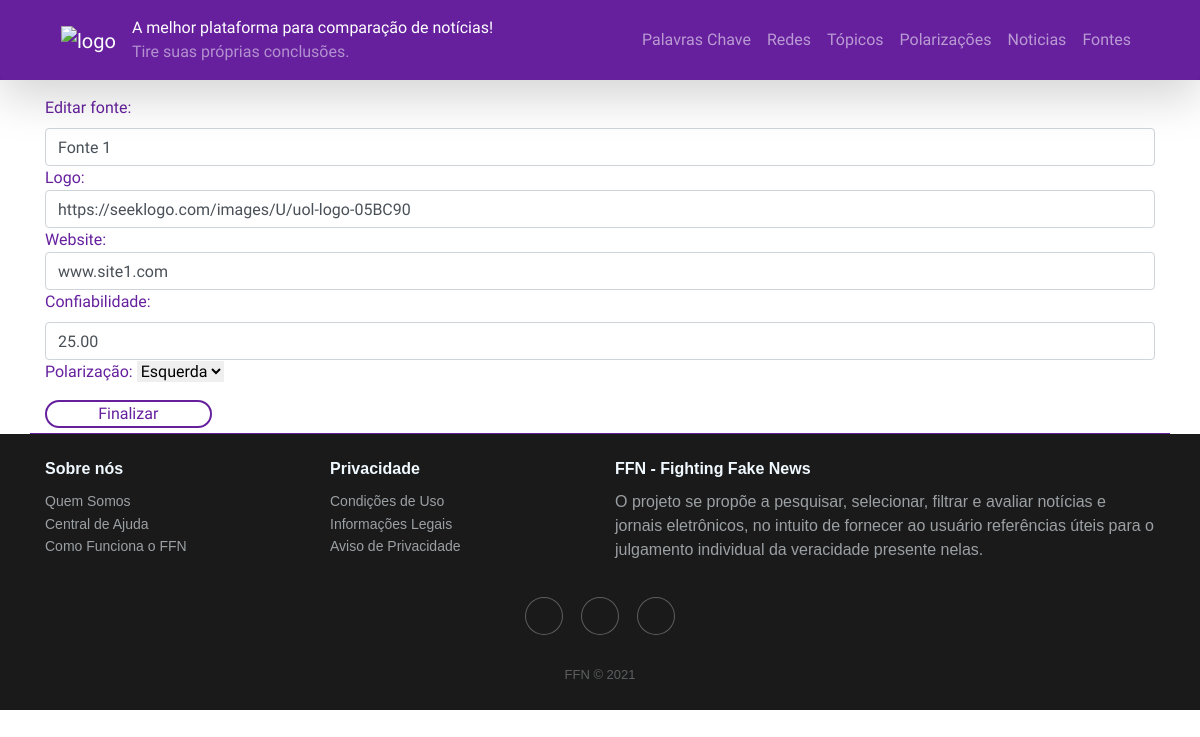
The page /CRUD/editar_fonte.php?codigo=1 on the database its author committed.
### tables this page shows
create table tb_fontes(
	fon_codigo int auto_increment,
    fon_nome varchar(45) not null,
    fon_logo varchar(45),
    fon_confiabilidade decimal(4,2) not null,
    fon_website varchar(300),
    fon_pol_codigo int not null,
    constraint pk_fontes primary key(fon_codigo),
    constraint fk_pol_fon foreign key(fon_pol_codigo) references tb_polarizacoes(pol_codigo)
);

create table tb_polarizacoes(
	pol_codigo int auto_increment,
    pol_polarizacao varchar(45) not null,
    constraint pk_polarizacoes primary key(pol_codigo)
);

### CRUD/editar_fonte.php (the view, shortened to what this page needs)
<?php
include("../config.php");
$codigo = $_GET['codigo'];
$consulta2 = $conexao->query("select * from tb_fontes where fon_codigo = $codigo");
$resultado2 = $consulta2->fetch_assoc();
$consulta3 = $conexao->query("select * from tb_polarizacoes");
?>
<!DOCTYPE html>
<html lang="pt-br">
  <head>
    <link
      rel="stylesheet"
      href="https://maxcdn.bootstrapcdn.com/bootstrap/4.0.0/css/bootstrap.min.css"
    />
    <link
      rel="stylesheet"
      href="https://cdnjs.cloudflare.com/ajax/libs/twitter-bootstrap/4.1.3/css/bootstrap.min.css"
    />
    <link
      rel="stylesheet"
      href="https://cdnjs.cloudflare.com/ajax/libs/ionicons/2.0.1/css/ionicons.min.css"
    />
    <link rel="stylesheet" href="../ffn-style.css" />
  </head>
  <body id="body-search-result">
    <header class= "sticky-top">
      <div class="shadow-lg rounded">
        <div class="container">
          <nav class="navbar navbar-expand-md navbar-dark">
          <a class="navbar-brand" href="../index.php">
              <img
                src="https://i.imgur.com/ZB9JOd9.png"
                alt="logo"
                width="125px"
                class="image-fluid"
              />
            </a>
            <div style="font-family: 'Libre Franklin', sans-serif;" class="navbar-slotext">
              <span class="navbar-text pb-0" style="color:white; font-weight: 460;"
                >A melhor plataforma para comparação&nbsp;de notícias!
              </span>
              <br>
              <span class="navbar-text pt-0" id="subslogan"
                >Tire suas próprias conclusões.
              </span>
            </div>
            <div class="collapse navbar-collapse" id="head-div">
              <div class="navbar-nav ml-auto">
                <a class="nav-item nav-link" href="lcpalavra.php">
                  Palavras Chave</a>
                <a class="nav-item nav-link" href="lcredes.php">
                  Redes
                </a>
                <a class="nav-item nav-link" href="lctemas.php">
                  Tópicos</a>
                <a class="nav-item nav-link" href="lcpolarizacao.php">
                  Polarizações</a>
                <a class="nav-item nav-link" href="listanoticias.php">
                  Noticias</a>
                <a class="nav-item nav-link" href="listafontes.php">
                  Fontes</a>
              </div>
            </div>
          </nav>
        </div>
      </div>
    </header>
    <div class="container mt-3" id="area-pesquisa"
      style="color: #66209e; border-bottom: 1px solid #66209e">
      <form class="form" action="?codigo=<?php echo $resultado2['fon_codigo'] ?>" method="POST" id="form-search">
        <div class="form-group">
          <label for="search">Editar fonte:</label>
          <input
          type="text"
          class="form-control"
          value="<?php echo $resultado2['fon_nome'] ?>"
          name="nome"
          required
          id="pesquisa"
          style="font-family: Libre Franklin;"/>
          Logo: <input type="text" name="logo" required value="<?php echo $resultado2['fon_logo'] ?>" id="pesquisa" class="form-control">
          Website: <input type="text" name="website" required value="<?php echo $resultado2['fon_website'] ?>" id="pesquisa" class="form-control">
          <label>Confiabilidade:</label>
          <input type="number" name="confiabilidade" required value="<?php echo $resultado2['fon_confiabilidade'] ?>" id="pesquisa" class="form-control">
          Polarização:
          <select name="polarizacao">
		        <?php while($resultado3 = $consulta3->fetch_assoc()){ ?>
			        <option value="<?php echo $resultado3['pol_codigo']?>"<?php if($resultado2['fon_pol_codigo'] == $resultado3['pol_codigo']) { echo "selected";} ?>><?php echo $resultado3['pol_polarizacao']?></option>
		        <?php } ?>
		  </select>
        </div>
          <div class="form-group" style="margin-bottom: 5px;">
            <input type="submit" value="Finalizar" id="enviar2" />
          </div>
        </div>
    <div class="footer-dark">
      <footer>
        <div class="container" style="font-family: sans-serif;">
          <div class="row">
            <div class="col-sm-6 col-md-3 item">
              <h3>Sobre nós</h3>
              <ul>
                <li><a href="#">Quem Somos</a></li>
                <li><a href="#">Central de Ajuda</a></li>
                <li><a href="#">Como Funciona o FFN</a></li>
              </ul>
            </div>
            <div class="col-sm-6 col-md-3 item">
              <h3>Privacidade</h3>
              <ul>
                <li><a href="#">Condições de Uso</a></li>
                <li><a href="#">Informações Legais</a></li>
                <li><a href="#">Aviso de Privacidade</a></li>
              </ul>
            </div>
            <div class="col-md-6 item text">
              <h3>FFN - Fighting Fake News</h3>
              <p>
                O projeto se propõe a pesquisar, selecionar, filtrar e avaliar
                notícias e jornais eletrônicos, no intuito de fornecer ao usuário
                referências úteis para o julgamento individual da veracidade presente nelas.
              </p>
            </div>
            <div class="col item social">
              <a href="#"><i class="icon ion-social-facebook"></i></a>
              <a href="#"><i class="icon ion-social-twitter"></i></a>
              <a href="#"><i class="icon ion-social-instagram"></i></a>
            </div>
          </div>
          <p class="copyright">
            FFN © 2021</p>
        </div>
      </footer>
    </div>
  </body>
</html>

### ffn-style.css (style rules this page uses)
* { margin: 0; padding: 0; border: 0; }
header { background-color: #66209e; }
#head-div a { font-weight: 460; color: rgba(255, 255, 255, 0.55); transition: .15s; }
body { font-family: 'Urbanist', sans-serif; }
#fomr-search, #area-pesquisa { margin-top: 15px; }
#enviar2 { border: 2px solid #66209e; border-radius: 30px; width: 15%; background: none; color: #66209e; }
.footer-dark { padding: 25px 0; color: #f0f9ff; background-color: #1a1a1a; }
.footer-dark h3 { margin-top: 0; margin-bottom: 12px; font-weight: bold; font-size: 16px; }
.footer-dark ul { padding: 0; list-style: none; line-height: 1.6; font-size: 14px; margin-bottom: 0; }
.footer-dark ul a { color: inherit; text-decoration: none; opacity: 0.6; }
p.copyright { margin: 0; padding: 0; }
.footer-dark .item.text { margin-bottom: 36px; }
.footer-dark .item.text p { opacity: 0.6; margin-bottom: 0; }
.footer-dark .item.social { text-align: center; }
.footer-dark .item.social > a { font-size: 20px; width: 36px; height: 36px; line-height: 36px; display: inline-block; text-align: center; border-radius: 50%; box-shadow: 0 0 0 1px rgba(255, 255, 255, 0.4); margin: 0 8px; color: #fff; opacity: 0.75; }
.footer-dark .copyright { text-align: center; padding-top: 24px; opacity: 0.3; font-size: 13px; margin-bottom: 0; }

### rows shown on the page
tb_fontes: nome "Fonte 1", logo "https://seeklogo.com/images/U/uol-logo-05BC90", website "www.site1.com", confiabilidade "25.00", polarizacao "Esquerda"
